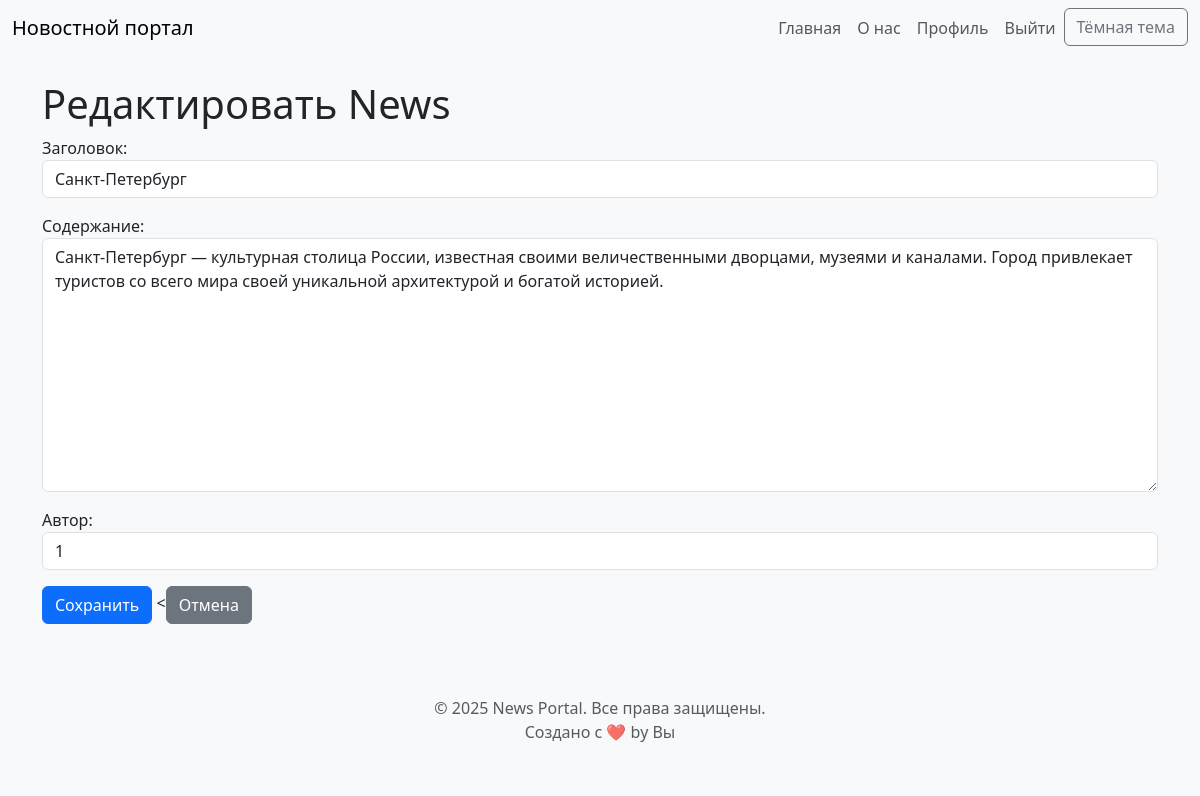
/news/news/6/edit/ (signed in), run on the app's committed database.
### news/models.py (models this page shows, shortened)
class News(models.Model):
    TYPE_CHOICES = [
        ('news', 'Новость'),
        ('article', 'Статья'),
    ]
    title = models.CharField(max_length=200, verbose_name='Заголовок')
    content = models.TextField(verbose_name='Содержание')
    published_date = models.DateTimeField(auto_now_add=True, verbose_name='Дата публикации')
    author = models.ForeignKey(Author, on_delete=models.CASCADE, null=True, blank=True, verbose_name='Автор')  # Изменено на ForeignKey
    type = models.CharField(max_length=10, choices=TYPE_CHOICES, default='news', verbose_name='Тип')
    rating = models.SmallIntegerField(default=0)  # Добавлено из Post
    categories = models.ManyToManyField(Category, through='NewsCategory', blank=True)  # Добавлено из Post
    class Meta:
        ordering = ['-published_date']
        verbose_name = 'Новость/Статья'
        verbose_name_plural = 'Новости/Статьи'

### news/views.py (the view)
# urls.py: path('news/<int:pk>/edit/', NewsUpdateView.as_view(), name='news_edit'),
class NewsUpdateView(LoginRequiredMixin, PermissionRequiredMixin, UpdateView):
    permission_required = 'news.change_news'
    permission_denied_message = 'У вас нет прав для редактирования записей.'
    raise_exception = False
    login_url = '/accounts/login/'
    redirect_field_name = 'next'
    model = News
    form_class = NewsForm
    template_name = 'news/news_edit.html'
    success_url = reverse_lazy('news:news_list')

### news/forms.py
class NewsForm(forms.ModelForm):
    class Meta:
        model = News
        fields = ['title', 'content', 'author']  # Поле 'type' исключено
        widgets = {
            'title': forms.TextInput(attrs={'class': 'form-control'}),
            'content': forms.Textarea(attrs={'class': 'form-control'}),
            'author': forms.TextInput(attrs={'class': 'form-control'}),
        }

### news/templates/news/news_edit.html (shortened to what this page needs)
{% extends 'base.html' %}
{% block content %}
<h1>Редактировать {{ object.type|title }}</h1>
<form method="post">
    {{ form.as_p }}
    <button type="submit" class="btn btn-primary">Сохранить</button>
    <<a href="{% url 'news:news_list' %}" class="btn btn-secondary">Отмена</a>
</form>
{% endblock %}

### static/css/styles.css (style rules this page uses)
.light-mode { background-color: #f8f9fa; color: #212529; }
html { scroll-behavior: smooth; }

### data on the page
News: type "News", title "Санкт-Петербург", content "Санкт-Петербург — культурная столица России, известная своими величественными дворцами, музеями и каналами. Город привлекает туристов со всего мира своей уникальной архитектурой и богатой историей.", author "1"
